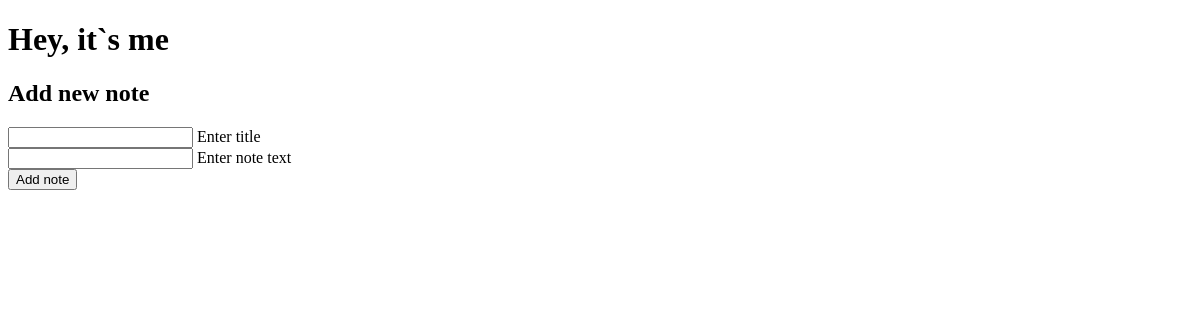
Before: /notes/ with the older database file.
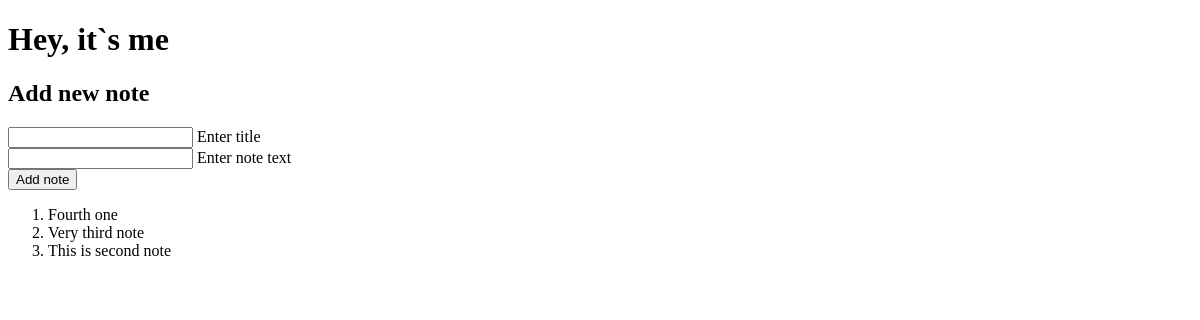
After: the same page with the newer database file.
### notes/models.py (models this page shows)
class Note(models.Model):
    note_heading = models.CharField(max_length=100, default=' ')
    note_text = models.CharField(max_length=700)
    pub_date = models.DateTimeField('date added')
    def __str__(self):
        return self.note_heading

### notes/views.py (the view)
# urls.py: path('', views.index, name='index'),
def index(request):
    latest_notes_list = Note.objects.order_by('-pub_date')[:3]
    context = {'latest_notes_list': latest_notes_list}
    return render(request, 'index.html', context)

### notes/templates/index.html (shortened to what this page needs)
<!doctype html>
<html lang="en">
<head>
</head>
<body>
    <h1>Hey, it`s me</h1>
    <h2>Add new note</h2>
    <form action="http://localhost:8000/notes/" method="post">
        <input type="text" name="note_title" id="note_title" value="" />
        <label for="note_title">Enter title</label><br />
        <input type="text" name="note_text" id="note_text" value="" />
        <label for="note_title">Enter note text</label><br />
        <input type="submit" value="Add note" />
    </form>
    <ol>
    {% for note in latest_notes_list%}
        <li>{{note}}</li>
    {%endfor%}
    </ol>
</body>
</html>

Changed rows visible on the page:
added Note: note_heading "Fourth one"
added Note: note_heading "Very third note"
added Note: note_heading "This is second note"
